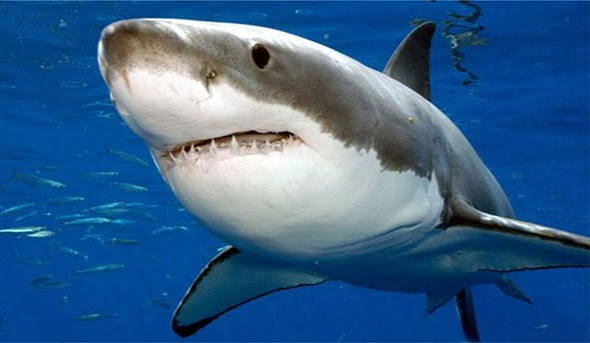
#> input picture ComputerVision_Ch1/shark.jpg, 590 x 343 px
$ python main.py
#> lines starting #> are read from the running program, lines starting #| are printed output that depends on the picture
import cv2
from PIL import Image

# =========================
# 1. Đọc ảnh
# =========================
img = cv2.imread("shark.jpg")
#> img is the input picture: shape (343, 590, 3); mean B, G, R 138.9, 95.8, 52.7

# =========================
# 2. Hiển thị ảnh gốc
# =========================
cv2.imshow("Shark", img)

# =========================
# 3. Lưu ảnh sang định dạng khác
# =========================
cv2.imwrite("shark.png", img)

# =========================
# 4. Chuyển sang Grayscale
# =========================
gray = cv2.cvtColor(img, cv2.COLOR_BGR2GRAY)
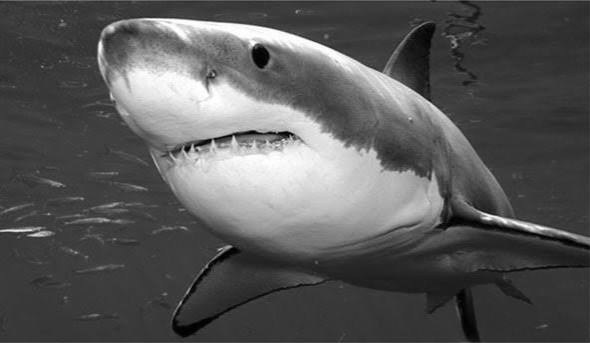
#> gray: shape (343, 590); min 0, max 255, mean 87.8
cv2.imshow("Grayscale", gray)
cv2.imwrite("shark_gray.jpg", gray)

# =========================
# 5. Chuyển sang HSV
# =========================
hsv = cv2.cvtColor(img, cv2.COLOR_BGR2HSV)
#> hsv: shape (343, 590, 3); mean H, S, V 90.3, 175.3, 141.6
cv2.imshow("HSV", hsv)
cv2.imwrite("shark_hsv.jpg", hsv)

# =========================
# 6. Chuyển sang LAB
# =========================
lab = cv2.cvtColor(img, cv2.COLOR_BGR2LAB)
#> lab: shape (343, 590, 3); mean of channels 0, 1, 2 101.7, 133.6, 100.6
cv2.imshow("LAB", lab)
cv2.imwrite("shark_lab.jpg", lab)

# 7. Cắt một vùng ảnh
crop = img[50:300, 100:500]
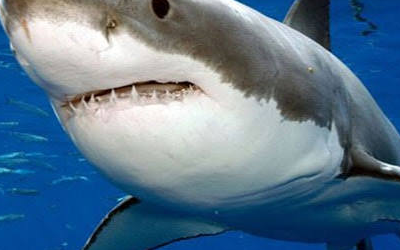
#> crop: shape (250, 400, 3); mean B, G, R 140.6, 118.6, 91.7
cv2.imshow("Crop", crop)
cv2.imwrite("shark_crop.jpg", crop)

# 8. Thay đổi kích thước ảnh
resize = cv2.resize(img, (800, 500))
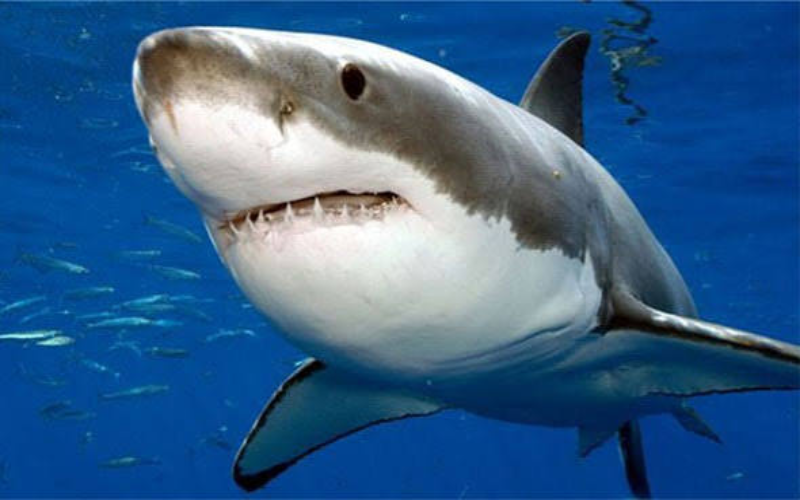
#> resize: shape (500, 800, 3); mean B, G, R 138.8, 95.7, 52.6

cv2.imshow("Resize", resize)
cv2.imwrite("shark_resize.jpg", resize)

# 9. Vẽ hình cơ bản
drawing = img.copy()

# Vẽ đường thẳng
cv2.line(drawing, (50, 50), (500, 50), (255, 0, 0), 3)

# Vẽ hình tròn
cv2.circle(drawing, (350, 180), 50, (0, 255, 0), 3)

# Vẽ hình chữ nhật
cv2.rectangle(drawing, (100, 100), (500, 300), (0, 0, 255), 3)

# Thêm văn bản
cv2.putText(
    drawing,
    "SHARK",
    (100, 330),
    cv2.FONT_HERSHEY_SIMPLEX,
    1,
    (255, 255, 255),
    2
)
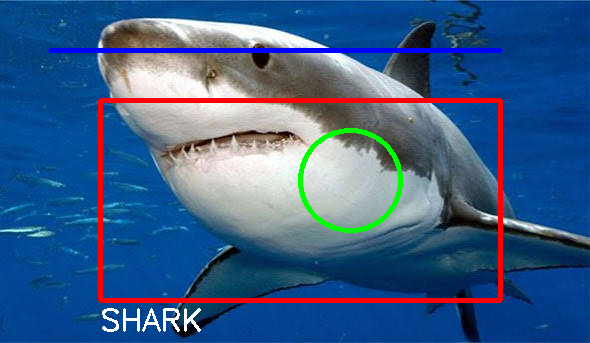
#> drawing: shape (343, 590, 3); mean B, G, R 135.6, 93.5, 57.8

# Hiển thị ảnh đã vẽ
cv2.imshow("Drawing", drawing)

# Lưu ảnh
cv2.imwrite("shark_drawing.jpg", drawing)

# Chờ người dùng bấm phím
cv2.waitKey(0)
cv2.destroyAllWindows()
